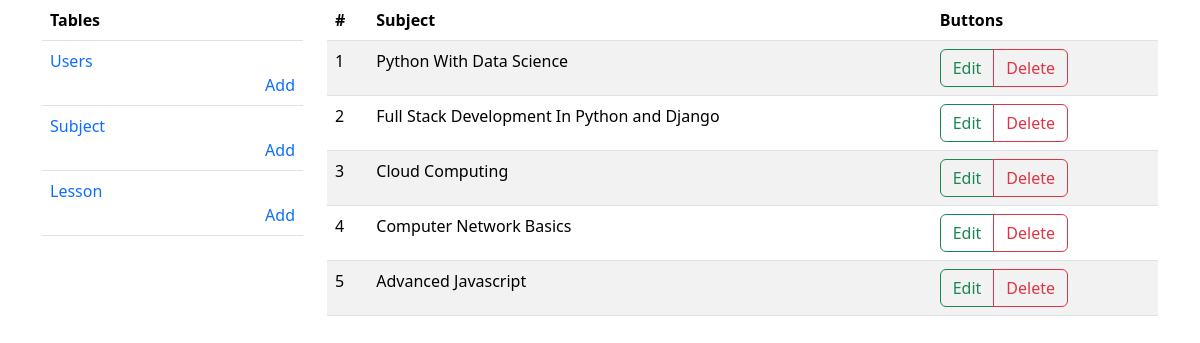
/subjectInfo/, run on the app's committed database.
### courses/models.py (models this page shows, shortened)
class BaseModel(models.Model):
  id = models.UUIDField(default=uuid.uuid4, editable=False, primary_key=True)
  created_at = models.DateTimeField(auto_now_add=True)
  updated_at = models.DateTimeField(auto_now=True)
  class Meta:
    abstract = True

class Subject(BaseModel):
  subject_name = models.CharField(max_length = 100)
  subject_image = models.ImageField(upload_to = "public/static/", default="/")

### courses/views.py (the view)
# urls.py: path('subjectInfo/', subjectInfo, name="SubjectInfo"),
def subjectInfo(request):
  subject = Subject.objects.all()
  context = {'subject':subject}
  return render(request, "admin/subjectPanel.html", context)

### courses/templates/admin/subjectPanel.html
{% extends "baseAdmin.html" %}
{% block content %}
<table class="table table-striped">
  <thead>
    <tr>
      <th scope="col">#</th>
      <th scope="col">Subject</th>
      <th scope="col">Buttons</th>
    </tr>
  </thead>
  <tbody>
    {% for sub in subject %}
    <tr>
      <td>{{forloop.counter}}</td>
      <td>{{sub.subject_name}}</td>
      <td>
        <div class="btn-group" role="group" aria-label="Basic mixed styles example">
          <a href="/editSubject/{{sub.id}}" class="btn btn-outline-success">Edit</a>
          <a href="/deleteSubject/{{sub.id}}" class="btn btn-outline-danger">Delete</a>
        </div>
      </td>
    </tr>
    {% endfor %}
  </tbody>
</table>
{% endblock %}

### data on the page
Subject: subject_name "Python With Data Science"
Subject: subject_name "Full Stack Development In Python and Django"
Subject: subject_name "Cloud Computing"
Subject: subject_name "Computer Network Basics"
Subject: subject_name "Advanced Javascript"
